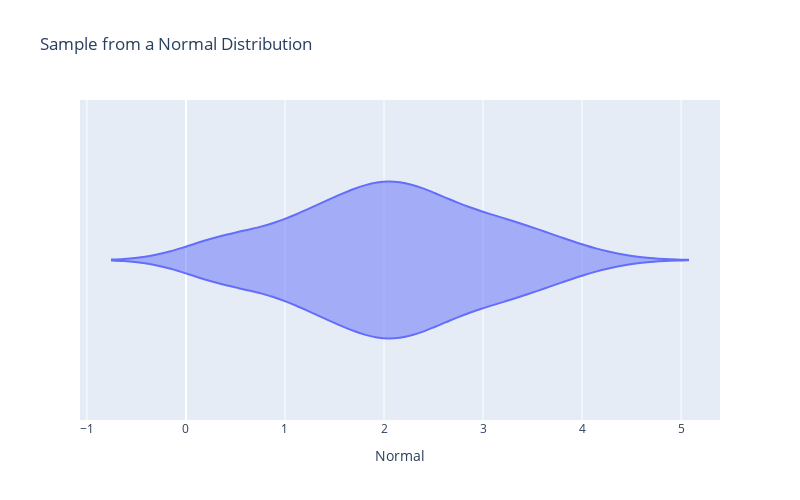

Notebook code cell kept with this figure:
### Code cell
fig = px.violin(df, x="Normal", 
                 height = 500, width = 800,
                 title='Sample from a Normal Distribution')
fig.show()

### Figure 1 — Plotly figure (JSON) as saved in the notebook; plotly's stock layout.template omitted (floating-point values rounded to 4 significant figures; data arrays with more than 128 entries replaced by an {"elided": "..."} marker saying what was removed)
{"data": [{"alignmentgroup": "True", "box": {"visible": false}, "hovertemplate": "Normal=%{x}<extra></extra>", "legendgroup": "", "marker": {"color": "#636efa"}, "name": "", "offsetgroup": "", "orientation": "h", "scalegroup": "True", "showlegend": false, "type": "violin", "x": {"elided": "200 float values"}, "x0": " ", "xaxis": "x", "y0": " ", "yaxis": "y"}], "layout": {"height": 500, "legend": {"tracegroupgap": 0}, "title": {"text": "Sample from a Normal Distribution"}, "violinmode": "group", "width": 800, "xaxis": {"anchor": "y", "domain": [0, 1], "title": {"text": "Normal"}}, "yaxis": {"anchor": "x", "domain": [0, 1]}}}
